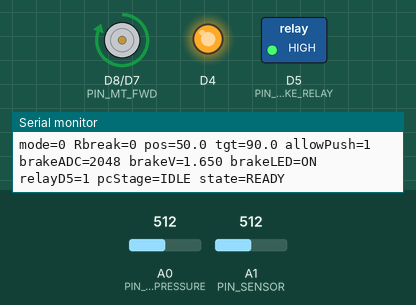
Simulated run of this sketch. Board: Arduino Due. Parts: motor-driver pin pairs drawn as motors (green arrow = first pin HIGH = forward, orange = second pin HIGH = backward, longer = more drive), switched loads named in the sketch (green lamp = pin HIGH), output pins drawn as LEDs (lit = HIGH), the last lines printed to the serial monitor. Inputs (shaded band) come from the test bench; at power-on: A0 (PIN_BRAKE_PRESSURE) = 512, A1 (PIN_SENSOR) = 512 (analog values on the 0–1023 scale). WiFi joins after 1.5 s; servers stay silent unless stated.

Above: at 1.2 s.
1.3 s: A0 (PIN_BRAKE_PRESSURE) set to 155
2.8 s: A0 (PIN_BRAKE_PRESSURE) set to 142
At 3.7 s:
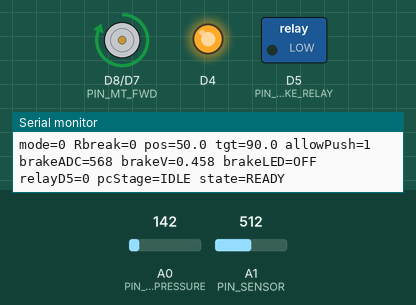
4.3 s: A1 (PIN_SENSOR) set to 896
5.8 s: A1 (PIN_SENSOR) set to 913
At 6.2 s:
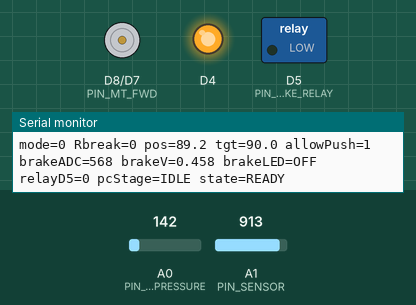
7.3 s: A1 (PIN_SENSOR) set to 945
At 8.5 s:
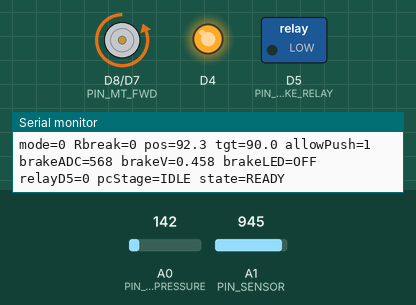
8.8 s: A0 (PIN_BRAKE_PRESSURE) set to 306
At 9.5 s:
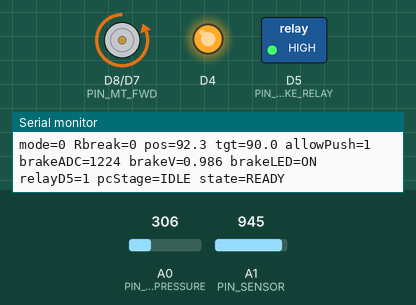
Timing chart, 0 to 11.3 s (numbered marks = the images above; inputs shaded):
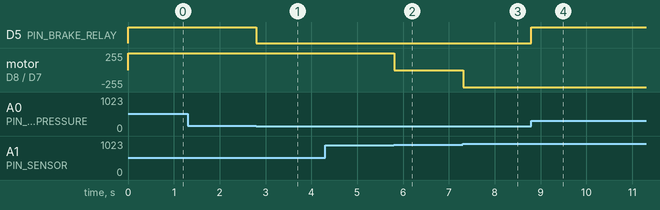

The sketch:

brake_with_decleration.ino
```cpp
/* =========================================================================
   Brake Board (Robust & Anti-Hunting Version + Human Brake Protection)
   - ASMS : mode는 첫 바이트만 신뢰
   - PC   : 자율주행(mode == 1)일 때만 brake bit 신뢰
   - 수동 : mode != 1일 때 PC brake 신호를 항상 무시
   - 모터 : 불감대 + 히스테리시스 + 센서 필터 적용
   - 추가 : 브레이크/긴급정지 중 사람이 브레이크를 더 밟으면 액추에이터가 밀어내지 않음
   - 수정 : mode == 3인 동안 긴급정지 브레이크를 계속 유지
   - 수정 : Due 12-bit/3.3V ADC 전압 보정, 0.4801V ON / 0.4799V OFF
   - 수정 : D5 릴레이 Active HIGH (모듈에 따라 변경 가능)
   - PC brake: 70% 이동 -> 300ms 유지 -> 풀브레이킹 (시리얼 t 입력 없음)
   - ASMS mode 3: PC 단계/대기 무시, 즉시 풀브레이킹 목표 적용
   ========================================================================= */

#include <SPI.h>
#include <Ethernet.h>
#include <EthernetUdp.h>
#include <math.h>

// ================= [센서/모터 핀 및 설정] =================
const int PIN_SENSOR = A1;
const int PIN_MT_FWD = 8;   // rpwm
const int PIN_MT_BWD = 7;   // lpwm

// ================= [브레이크등 설정] =================
// Ethernet Shield 사용 시 D4는 SD 카드 CS이므로 릴레이에 사용하지 않음.
const int PIN_BRAKE_PRESSURE = A0;
const int PIN_BRAKE_RELAY    = 5;

// 실제 릴레이 모듈이 LOW 입력에서 작동하면 true, HIGH에서 작동하면 false.
// 모듈 IN이 HIGH일 때 작동한다고 가정하여 false로 설정.
// 릴레이 접점의 COM-NO 연결 및 실제 작동을 별도로 확인해야 함.
const bool BRAKE_RELAY_ACTIVE_LOW = false;
const int BRAKE_RELAY_ON  = BRAKE_RELAY_ACTIVE_LOW ? LOW : HIGH;
const int BRAKE_RELAY_OFF = BRAKE_RELAY_ACTIVE_LOW ? HIGH : LOW;

// 두 번째 테스트 코드의 A0 입력 전압 기준을 그대로 적용.
// 두 임계값 사이에서는 이전 상태를 유지 (히스테리시스).
const float BRAKE_ON_THRESHOLD_V  = 0.4801f;
const float BRAKE_OFF_THRESHOLD_V = 0.4799f;
const float BRAKE_ADC_REFERENCE_V = 3.3f;    // Arduino Due ADC 입력 범위
const float BRAKE_ADC_MAX = 4095.0f;        // analogReadResolution(12)에 대응

int brakePressureAdc = 0;
float brakePressureVoltage = 0.0f;
bool brakeLightOn = false;

constexpr float SENSOR_MAX_MM = 100.0f;
const int   VAL_MIN = 0;
const int   VAL_MAX = 4095;

// ================= [사용자가 조정할 주요 파라미터] =================
// A1 센서의 절대 위치(mm). 숫자가 작아지는 방향이 브레이크 당김.
// "거리"는 이동량이 아닌 목표 위치이며, 실제 이동량 = 풀림 위치 - 당김 위치.
// 최종 첫 번째 코드의 90/35mm를 유지 (두 번째 테스트 코드는 75/35mm).
constexpr float POS_RELEASE = 90.0f;  // [수정] 최대 풀림 위치(mm): READY/AUTO 공통
constexpr float POS_FULL = 35.0f;     // [수정] 최대 당김 위치(mm): PC/비상정지 공통
constexpr float PC_FIRST_RATIO = 0.70f; // [수정] 풀림~당김 이동 구간의 70% (0~1)
const unsigned long PC_HOLD_MS = 300UL; // [수정] 중간 위치 유지 시간(ms), 300 = 0.3초
// 두 번째 파일은 HOLD_MS=200이나, 이번 요청의 0.3초를 적용.
const float POS_FIRST = POS_RELEASE + (POS_FULL - POS_RELEASE) * PC_FIRST_RATIO;
// 기본값: 90 + (35 - 90) * 0.70 = 51.5mm. 끝점 변경 시 자동 재계산.
const float POS_READY = POS_RELEASE;
const float POS_AUTO = POS_RELEASE;
const float POS_BRAKE = POS_FULL;
const float POS_EMERGENCY = POS_FULL;
const unsigned long MOTOR_REVERSE_PAUSE_MS = 10UL; // [수정] 방향 반전 보호 정지 시간
const unsigned long PRINT_INTERVAL_MS = 200UL;    // [수정] 상태 출력 주기
static_assert(POS_FULL >= 0 && POS_FULL < POS_RELEASE && POS_RELEASE <= SENSOR_MAX_MM,
              "Check brake travel endpoints");
static_assert(PC_FIRST_RATIO > 0 && PC_FIRST_RATIO < 1, "Check first-stage ratio");

// [수정] 목표 도달 허용 오차(mm). 중간 단계도 이 오차 이내에서 도달로 판단.
const float GAP_MM = 1.5f;

// [수정] 센서 필터 계수(0~1). 작을수록 평활화가 강하고 응답이 느려짐.
const float FILTER_ALPHA = 0.15f;

// ================= [타이머 설정] =================
// 긴급정지는 mode == 3 자체로 판단하므로 EMG timeout 사용하지 않음
// [수정] PC 무수신 시 브레이크 해제까지의 시간(ms). 기존 정책 유지.
// ASMS mode 3에서는 PC 타임아웃과 무관하게 비상정지 유지.
const unsigned long PC_TIMEOUT_MS = 20000;

// ================= [네트워크 설정] =================
IPAddress localIp(10, 177, 21, 3);
IPAddress asmsIP(10, 177, 21, 5);   // ASMS
byte mac[] = { 0xA8, 0x61, 0x0A, 0xAE, 0x21, 0x00 };
unsigned int localPort = 5000;

EthernetUDP Udp;
uint8_t rxBuf[32];

// ================= [시스템 상태 변수] =================
uint8_t receivedMode = 0;
int Rbreak = 0;

unsigned long lastPcRx = 0;
unsigned long lastPrintTime = 0;

// 센서 필터용 변수
float filteredPos = 70.0f;
bool filterInit = false;

// 모터 상태
enum MotorState { STOP, PUSH, PULL };
MotorState lastMotorState = STOP;
MotorState lastDrivenDirection = STOP;
unsigned long motorStoppedAt = 0;

enum PcBrakeStage { PC_IDLE, PC_APPROACH_70, PC_HOLD_70, PC_FULL_BRAKE };
PcBrakeStage pcBrakeStage = PC_IDLE;
unsigned long pcHoldStart = 0;

// PC brake=1이 유지되는 동안 한 번만 진행. 반복 수신해도 재시작하지 않음.
// brake=0 / 모드 변경 / PC 타임아웃 / 비상정지 때 초기화.
float selectTarget(float current, unsigned long now) {
  if (receivedMode == 3) { // 최우선: 70% 단계와 유지 시간을 즉시 취소
    pcBrakeStage = PC_IDLE;
    return POS_EMERGENCY;
  }
  if (receivedMode != 1 || Rbreak != 1) {
    pcBrakeStage = PC_IDLE;
    return receivedMode == 1 ? POS_AUTO : POS_READY;
  }
  if (pcBrakeStage == PC_IDLE) pcBrakeStage = PC_APPROACH_70;
  if (pcBrakeStage == PC_APPROACH_70 && current <= POS_FIRST + GAP_MM) {
    pcBrakeStage = PC_HOLD_70;
    pcHoldStart = now; // 최초 도달 때만 시작: 위치 흔들림으로 재시작하지 않음
  }
  if (pcBrakeStage == PC_HOLD_70 && now - pcHoldStart >= PC_HOLD_MS) {
    pcBrakeStage = PC_FULL_BRAKE;
  }
  // 두 번째 t 코드와 동일: 유지 중 풀림 방향으로 밀리면 중간 목표로 다시 당김.
  // 사람이 더 밟았을 때는 밀어내지 않음. delay(300)을 사용하지 않음.
  return pcBrakeStage == PC_FULL_BRAKE ? POS_BRAKE : POS_FIRST;
}

// ================= [모터 제어 기본 함수] =================
void motorStop() {
  if (lastMotorState != STOP) motorStoppedAt = millis();
  digitalWrite(PIN_MT_FWD, LOW);
  digitalWrite(PIN_MT_BWD, LOW);
  lastMotorState = STOP;
}

void motorPushFull() {
  digitalWrite(PIN_MT_FWD, HIGH);
  digitalWrite(PIN_MT_BWD, LOW);
  lastMotorState = PUSH;
  lastDrivenDirection = PUSH;
}

void motorPullFull() {
  digitalWrite(PIN_MT_FWD, LOW);
  digitalWrite(PIN_MT_BWD, HIGH);
  lastMotorState = PULL;
  lastDrivenDirection = PULL;
}

// ================= [센서 읽기 + 필터링] =================
float readFilteredPosition() {
  int rawVal = analogRead(PIN_SENSOR);

  float rawPos =
      ((float)(rawVal - VAL_MIN) * SENSOR_MAX_MM)
      / (float)(VAL_MAX - VAL_MIN);

  if (!filterInit) {
    filteredPos = rawPos;
    filterInit = true;
  }

  filteredPos =
      filteredPos * (1.0f - FILTER_ALPHA)
      + rawPos * FILTER_ALPHA;

  return filteredPos;
}

// ================= [압력센서 기반 브레이크등 제어] =================
// 모터/UDP 명령과는 독립적으로 실제 압력센서 신호로 릴레이를 구동함.
// delay()를 사용하지 않아 통신 및 모터 제어 주기를 방해하지 않음.
void updateBrakeLight() {
  brakePressureAdc = analogRead(PIN_BRAKE_PRESSURE);
  brakePressureVoltage =
      (float)brakePressureAdc * BRAKE_ADC_REFERENCE_V / BRAKE_ADC_MAX;

  if (brakePressureVoltage >= BRAKE_ON_THRESHOLD_V) {
    brakeLightOn = true;
  } else if (brakePressureVoltage <= BRAKE_OFF_THRESHOLD_V) {
    brakeLightOn = false;
  }

  digitalWrite(PIN_BRAKE_RELAY,
               brakeLightOn ? BRAKE_RELAY_ON : BRAKE_RELAY_OFF);
}

// ================= [개선된 모터 제어 함수] =================
// allowPush = true
//   목표보다 더 들어갔을 때 다시 밀어서 복귀 가능
//
// allowPush = false
//   목표보다 더 들어갔을 때 밀어내지 않고 정지
void controlMotor(float current, float target, bool allowPush) {
  const float error = current - target;
  MotorState desired = STOP;
  if (error > GAP_MM) desired = PULL;
  else if (error < -GAP_MM && allowPush) desired = PUSH;

  if (desired == STOP) { motorStop(); return; }
  // 방향 반전 시 보호 정지는 유지하되, delay 없이 UDP를 계속 처리.
  // 비상정지 목표는 즉시 반영되지만, 반전 중에는 최대 10ms 보호 정지가 적용됨.
  if (lastDrivenDirection != STOP && desired != lastDrivenDirection) {
    if (lastMotorState != STOP) motorStop();
    if (millis() - motorStoppedAt < MOTOR_REVERSE_PAUSE_MS) return;
  }
  if (desired == PULL) motorPullFull();
  else motorPushFull();
}

// ================= [초기화] =================
void setup() {
  Serial.begin(115200);
  analogReadResolution(12);

  pinMode(PIN_MT_FWD, OUTPUT);
  pinMode(PIN_MT_BWD, OUTPUT);

  // 릴레이는 부팅 시 OFF로 초기화
  digitalWrite(PIN_BRAKE_RELAY, BRAKE_RELAY_OFF);
  pinMode(PIN_BRAKE_RELAY, OUTPUT);

  // Ethernet Shield의 SD 카드 칩 선택 비활성화 (D4는 릴레이에 사용 금지)
  digitalWrite(4, HIGH);
  pinMode(4, OUTPUT);

  motorStop();

  Ethernet.begin(mac, localIp);
  Udp.begin(localPort);

  lastPcRx = millis();

  Serial.println(
      "=== Brake Board ROBUST + HUMAN BRAKE PROTECTION ==="
  );
}

// ================= [메인 루프] =================
void loop() {

  // ---------------------------------------------------------
  // 1. 센서 데이터 읽기 + 필터링
  // ---------------------------------------------------------
  float currentPos = readFilteredPosition();

  // 브레이크등: A0 압력센서 0.4801V 이상 ON, 0.4799V 이하 OFF (D5 릴레이)
  updateBrakeLight();

  // ---------------------------------------------------------
  // 2. UDP 통신 수신
  // ---------------------------------------------------------
  int packetSize = Udp.parsePacket();

  if (packetSize > 0) {

    IPAddress senderIP = Udp.remoteIP();

    int n =
        Udp.read(
            rxBuf,
            min(packetSize, (int)sizeof(rxBuf))
        );


    // =========================================================
    // ASMS 제어기 패킷 처리 (5 bytes)
    // =========================================================
    if (
        packetSize == 5 &&
        senderIP == asmsIP &&
        n >= 1
    ) {

      receivedMode = rxBuf[0];


      // -------------------------------------------------------
      // 긴급정지
      // -------------------------------------------------------
      if (receivedMode == 3) {

        // mode 3 자체를 긴급정지 상태로 사용


        // 긴급정지에서는 PC brake 값 무시
        Rbreak = 0;
      }

      else {

        // 자율주행 모드가 아니면
        // PC 브레이크 강제 해제
        if (receivedMode != 1) {
          Rbreak = 0;
        }
      }
    }


    // =========================================================
    // PC 제어 명령 패킷 처리 (9 bytes)
    // =========================================================
    else if (
        packetSize == 9 &&
        n >= 9
    ) {

      // 자율주행 모드일 때만
      // PC brake 명령 인정
      if (receivedMode == 1) {

        uint8_t misc = rxBuf[8];

        uint8_t brakeBit =
            (misc >> 7) & 0x01;


        // MODE 1일 때만 현재 PC brake 값을 즉시 반영
        Rbreak = brakeBit;


        lastPcRx = millis();
      }

      else {

        // MODE 1이 아니면
        // PC brake 명령 무시
        Rbreak = 0;
      }
    }
  }


  // ---------------------------------------------------------
  // 3. PC 통신 타임아웃
  // ---------------------------------------------------------
  if (
      millis() - lastPcRx >
      PC_TIMEOUT_MS
  ) {

    Rbreak = 0;
  }


  // =========================================================
  // 4. 현재 상태에 따른 목표 위치 결정
  // =========================================================
  // PC 전용 단계 제어보다 ASMS 비상정지를 먼저 검사한다.
  const float targetPos = selectTarget(currentPos, millis());

  // =========================================================
  // 5. 사람 브레이크 보호 로직
  // =========================================================

  // MODE 3 긴급정지 또는
  // MODE 1에서 PC Brake ON이면
  // 브레이크가 밟힌 상태
  bool isBrakeTarget =
      (receivedMode == 3) ||
      (receivedMode == 1 && Rbreak == 1);


  // 브레이크/긴급정지 상태에서는
  // 목표보다 더 밟혀도 다시 밀지 않음
  bool allowPush =
      !isBrakeTarget;


  // 모터 제어
  controlMotor(
      currentPos,
      targetPos,
      allowPush
  );


  // =========================================================
  // 6. 시리얼 디버그 출력
  // =========================================================
  if (
      millis() - lastPrintTime >
      PRINT_INTERVAL_MS
  ) {

    lastPrintTime = millis();


    Serial.print("mode=");
    Serial.print(receivedMode);


    Serial.print(" Rbreak=");
    Serial.print(Rbreak);


    Serial.print(" pos=");
    Serial.print(currentPos, 1);


    Serial.print(" tgt=");
    Serial.print(targetPos, 1);


    Serial.print(" allowPush=");
    Serial.print(
        allowPush ? 1 : 0
    );

    Serial.print(" brakeADC=");
    Serial.print(brakePressureAdc);

    Serial.print(" brakeV=");
    Serial.print(brakePressureVoltage, 3);

    Serial.print(" brakeLED=");
    Serial.print(brakeLightOn ? "ON" : "OFF");

    Serial.print(" relayD5=");
    Serial.print(brakeLightOn ? BRAKE_RELAY_ON : BRAKE_RELAY_OFF);

    Serial.print(" pcStage=");
    if (pcBrakeStage == PC_APPROACH_70) Serial.print("APPROACH_70");
    else if (pcBrakeStage == PC_HOLD_70) Serial.print("HOLD_70");
    else if (pcBrakeStage == PC_FULL_BRAKE) Serial.print("FULL_BRAKE");
    else Serial.print("IDLE");
    Serial.print(" state=");


    if (receivedMode == 3) {

      Serial.println("EMG");
    }

    else if (Rbreak == 1) {

      Serial.println("BRAKE");
    }

    else if (receivedMode == 1) {

      Serial.println("AUTO");
    }

    else {

      Serial.println("READY");
    }
  }
}
```

Measured:
- the behaviour switches between 149 and 148 on A0 (PIN_BRAKE_PRESSURE) (found by bisection; images 0 and 1)
- the behaviour switches between 906 and 907 on A1 (PIN_SENSOR) (found by bisection; images 1 and 2)
- the behaviour switches between 936 and 937 on A1 (PIN_SENSOR) (found by bisection; images 2 and 3)
- after the input at 2.8 s, D5 (PIN_BRAKE_RELAY): HIGH → LOW at once
- after the input at 5.8 s, motor on D8 (PIN_MT_FWD) / D7 (PIN_MT_BWD): forward 255/255 → stopped at once
- after the input at 7.3 s, motor on D8 (PIN_MT_FWD) / D7 (PIN_MT_BWD): stopped → backward 255/255 at once
- after the input at 8.8 s, D5 (PIN_BRAKE_RELAY): LOW → HIGH at once
